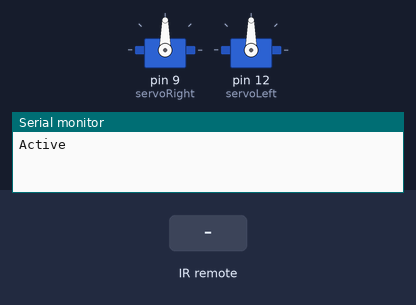
Bench run of a sketch on a simulated Arduino Uno, built with avr-gcc and run on an emulated ATmega328P. Parts: 2 × servo, the last lines printed to the serial monitor. The inputs (shaded band) are chosen by the test bench.

Above: at 3.2 s.
3.3 s: infrared code 0xA10C840B received
At 3.48 s:
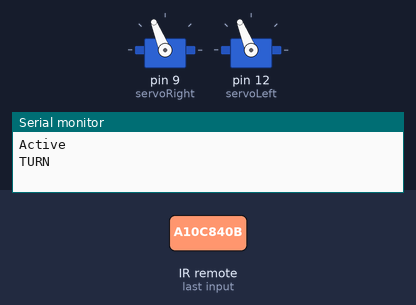
Timing chart, 0 to 6.3 s (numbered marks = the images above; inputs shaded):
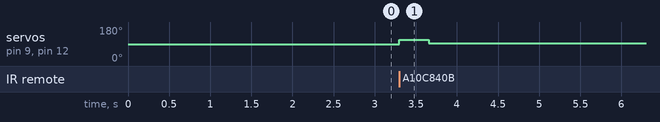

The sketch:

Projectorshutter.ino.ino
```cpp
#include <Servo.h>
#include "IRLibAll.h"
#include <IRLibRecvPCI.h>
Servo servoLeft;
Servo servoRight;
IRrecvPCI myReceiver(2);
IRdecode myDecoder;

void setup() {
  Serial.begin(9600);
  delay(2000); while (!Serial);
  myReceiver.enableIRIn();
  Serial.println(F("Active"));

servoRight.attach(9); servoLeft.attach(12);
}
void loop() {
  // put your main code here, to run repeatedly:
     if(myReceiver.getResults()) {
      myDecoder.decode();
     if(myDecoder.value==0xA10C840B){
      Serial.println("TURN");
      servoRight.writeMicroseconds(1700);     //Second right
  servoLeft.writeMicroseconds(1700);
delay(360);
servoRight.writeMicroseconds(1500);
servoLeft.writeMicroseconds(1500);      //Stop
delay(2000);}
    myReceiver.enableIRIn();
  }
}
```

Measured:
- after the input at 3.3 s, servo on pin 9 (servoRight), servo on pin 12 (servoLeft): 90° → 112° at once, → 93° 0.36 s later
